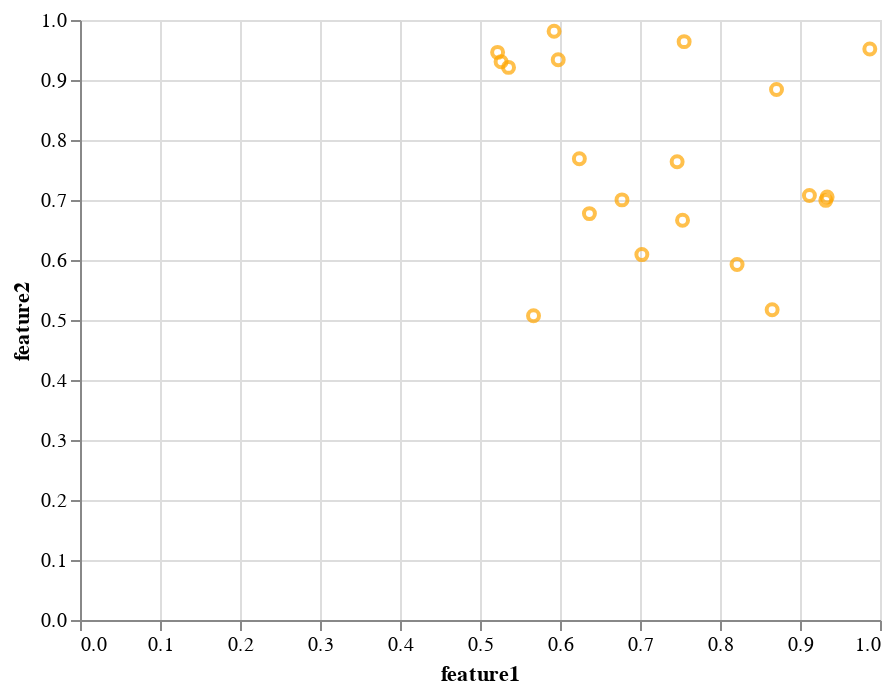

Here is the notebook cell this chart was saved with:
### Markdown cell above
Here is what it looks like.

### Code cell
chart = (alt.Chart(df_red)
    .mark_point(color="orange")
    .encode(
        x = "feature1",
        y = "feature2",
    ))
chart

### Figure 1 — Vega-Lite specification as saved in the notebook (floating-point values rounded to 4 significant figures)
{"config": {"view": {"continuousWidth": 400, "continuousHeight": 300}}, "data": {"name": "data-aa21231de471498b985622950c2257e3"}, "mark": {"type": "point", "color": "orange"}, "encoding": {"x": {"type": "quantitative", "field": "feature1"}, "y": {"type": "quantitative", "field": "feature2"}}, "$schema": "https://vega.github.io/schema/vega-lite/v4.8.1.json", "datasets": {"data-aa21231de471498b985622950c2257e3": [{"class": "red", "split": "train", "feature1": 0.7023, "feature2": 0.609, "predict": false, "correct": false}, {"class": "red", "split": "train", "feature1": 0.9339, "feature2": 0.7049, "predict": true, "correct": true}, {"class": "red", "split": "train", "feature1": 0.7532, "feature2": 0.6661, "predict": false, "correct": false}, {"class": "red", "split": "train", "feature1": 0.6368, "feature2": 0.6773, "predict": false, "correct": false}, {"class": "red", "split": "train", "feature1": 0.8652, "feature2": 0.5171, "predict": false, "correct": false}, {"class": "red", "split": "train", "feature1": 0.8707, "feature2": 0.8842, "predict": true, "correct": true}, {"class": "red", "split": "train", "feature1": 0.6242, "feature2": 0.7686, "predict": false, "correct": false}, {"class": "red", "split": "train", "feature1": 0.9322, "feature2": 0.6994, "predict": true, "correct": true}, {"class": "red", "split": "train", "feature1": 0.522, "feature2": 0.9461, "predict": false, "correct": false}, {"class": "red", "split": "train", "feature1": 0.7552, "feature2": 0.964, "predict": true, "correct": true}, {"class": "red", "split": "train", "feature1": 0.6775, "feature2": 0.7002, "predict": false, "correct": false}, {"class": "red", "split": "train", "feature1": 0.9873, "feature2": 0.9516, "predict": true, "correct": true}, {"class": "red", "split": "train", "feature1": 0.5926, "feature2": 0.9813, "predict": false, "correct": false}, {"class": "red", "split": "train", "feature1": 0.5357, "feature2": 0.921, "predict": false, "correct": false}, {"class": "red", "split": "train", "feature1": 0.5669, "feature2": 0.5071, "predict": false, "correct": false}, {"class": "red", "split": "train", "feature1": 0.7464, "feature2": 0.7638, "predict": false, "correct": false}, {"class": "red", "split": "train", "feature1": 0.5264, "feature2": 0.9303, "predict": false, "correct": false}, {"class": "red", "split": "train", "feature1": 0.5978, "feature2": 0.9337, "predict": false, "correct": false}, {"class": "red", "split": "train", "feature1": 0.9118, "feature2": 0.7076, "predict": true, "correct": true}, {"class": "red", "split": "train", "feature1": 0.8213, "feature2": 0.5926, "predict": false, "correct": false}]}}
